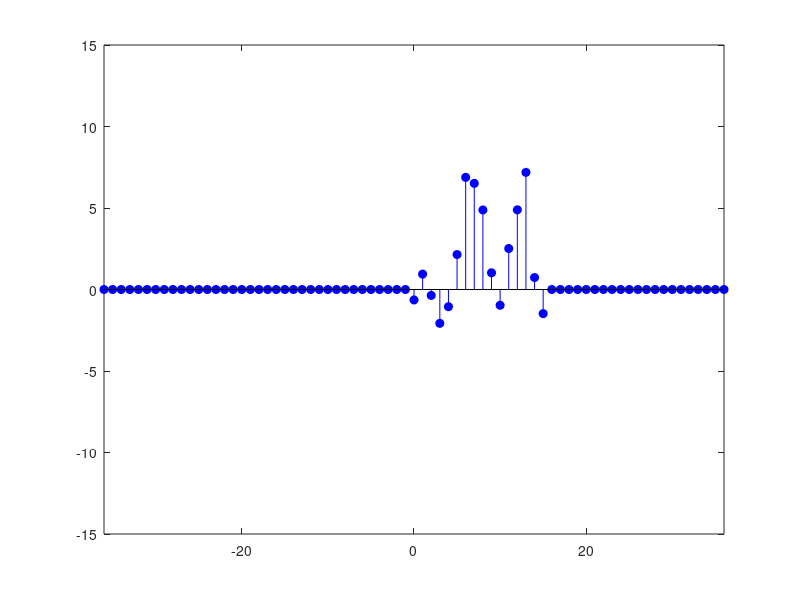

Recreate this plot in MATLAB. (Note: this script raises an error after producing the figure.)
%close all;

%% User Parameters
N = 16;                                             % Signal length [samples]
w_noise_var = 5;                                    % Variance of Gaussian white noise
noise_filt_N = 3;                                   % No. of samples over which the Gaussian white noise is smoothed
use_saved_seed = false;                             % Use a saved state for the random number generator
n_plot_periods = 2.2;                               % No. of periods (of length N) over which the x-axis shall be plotted
x_time_limits = ceil(n_plot_periods * N) * [-1 1];  % ^^^ belongs to above definition ^^^
y_time_limits = 15*[-1, 1];                         % Defines Y-Axis limits of time plots


%% Generate and plot finite-energy time signal x[n]
if use_saved_seed && exist('seed.mat', 'file')
    load('seed.mat');
    rng(seed);
end

% Gaussian white noise
white_noise = w_noise_var * randn(1, N);

% Signal that is to be analysed, smoothed by a rectangular filter of
% length noise_filt_N, and containing a small sinoid part.
signal = conv(white_noise, ones(1, noise_filt_N) ./ noise_filt_N, 'same') + ...
         3 * sin(3*2*pi*(0:N-1)/N);

% Plot our signal
t = (1:N) - 1;

f1 = figure('name', 'Finite-energy time signal');
f1_ax = axes();

% Plot main signal
stem(t, signal, 'filled', 'b');

% Add zero padding and vertical lines that separate the periods
hold on;
for ii = 2:ceil(n_plot_periods)
    stem(t + N*(ii-1), zeros(1, length(signal)), 'filled', 'b');
end
for ii = 1:ceil(n_plot_periods)
    stem(t - N*ii, zeros(1, length(signal)), 'filled', 'b');
end

xlim(x_time_limits);
ylim(y_time_limits);
add_vert_lines(gca, n_plot_periods, N);
f1_ax.XAxisLocation = 'origin';
f1_ax.YAxisLocation = 'origin';
title('Finite-energy time signal x[n]');


%% DTFT of finite-energy signal
f2 = figure('name', 'DTFT of finite-energy signal x[n], X(omega)');

t = 0:N-1;
omegas = n_plot_periods*(-2*pi:0.001:2*pi);
X_dtft = dtft(signal, t, omegas);

% Plot the DTFT of the finite-energy signal
plot(omegas, abs(X_dtft));

add_vert_lines(gca, n_plot_periods, 2*pi);

title('DTFT of finite-energy signal x[n], X(\omega)');

%% Nonperiodic autocorrelation of finite-energy signal
f4 = figure('name', 'Nonperiodic autocorrelation R_x[tau]');

taus = -1.5*N:1.5*N;
R_x_nonper = nonperiodic_autocorrelation(signal, taus);
stem(taus, R_x_nonper, 'filled', 'b');

title('Nonperiodic autocorrelation R_x[\tau]');
xlabel('Time Shift [samples]');


%% Energy Spectral Density S_X(omega) of finite-energy signal x[n]
f3 = figure('name', 'Energy Spectral Density S_X(omega) of finite-energy signal x[n]');

subplot(2,1,1);
omegas = n_plot_periods*(-2*pi:0.001:2*pi);
plot(omegas, abs(X_dtft).^2)

add_vert_lines(gca, n_plot_periods, 2*pi);
title('Energy Spectral Density S_X(\omega) from DTFT');
legend('S_x(\omega)');

subplot(2,1,2);
taus = -1.5*N:1.5*N;
omegas = n_plot_periods*(-2*pi:0.001:2*pi);
plot(omegas, abs(dtft(R_x_nonper, taus, omegas)))

add_vert_lines(gca, n_plot_periods, 2*pi);
title('Energy Spectral Density S_X(\omega) from nonperiodic autocorrelation');
legend('S_x(\omega)');


%% Plot periodic signal x_p[n]
f5 = figure('name', 'Periodic signal x_p[n]');
f5_ax = axes();

t = (1:N) - 1;
periodic_stem(t, signal, n_plot_periods, N);

xlim(x_time_limits);
ylim(y_time_limits);
add_vert_lines(gca, n_plot_periods, N);
f5_ax.XAxisLocation = 'origin';
f5_ax.YAxisLocation = 'origin';
title('Periodic signal x_p[n]');


%% DFT of periodic signal x_per[n]

% Generate the DFT of x[n].
% Note that, as the DFT assumes the signal to be N-periodic, we can give it
% one (the first) period of the nonperiodic signal.
X_dft = fft(signal);

% Add one period of the DFT to the DTFT plot to show that we align
% correctly in X- and Y-Axis.
figure(f2);
hold on;
stem(linspace(0,2*(N-1)/N*pi, N), abs(X_dft));
legend('DTFT of x[n], X(\omega)', 'DFT of x[n], X[k]');
f2_ax = gca;

% Make a new figure with the DFT plot alone, this time with periodicity
f6 = figure('name', 'DFT of periodic signal x_p[n], X[k]');
f6_ax = axes();

xlim(xlim(f2_ax));
ylim(ylim(f2_ax));

periodic_stem(linspace(0,2*(N-1)/N*pi, N), abs(X_dft), n_plot_periods, 2*pi);

add_vert_lines(gca, n_plot_periods, 2*pi);
title('DFT x_p[n], X[k]');
legend('X[k]');


%% Periodic Autocorrelation
f8 = figure('name', 'Periodic autocorrelation R_x[tau]');

tau = 0:N-1;
periodic_stem(tau, periodic_autocorrelation(signal, tau), n_plot_periods, N);

add_vert_lines(gca, 2, N);
title('Periodic autocorrelation R_x[\tau]');


%% Power Spectral Density PSD
f7 = figure('name', 'Power Spectral Density (PSD) phi_x[k] of periodic signal x_p[n]');

f2_sp = subplot(2,1,1);
omega = linspace(0,2*(N-1)/N*pi, N);
periodic_stem(omega, abs(X_dft).^2 / N, n_plot_periods, 2*pi);

add_vert_lines(gca, 2, 2*pi);
title('Power Spectral Density (PSD) \phi_x[k] from periodic autocorrelation');

subplot(2,1,2);
omega = linspace(0,2*(N-1)/N*pi, N);
tau = 0:N-1;
periodic_stem(omega, abs(dtft(periodic_autocorrelation(signal, tau), tau, omega)), n_plot_periods, 2*pi);

add_vert_lines(gca, 2, 2*pi);
title('Power Spectral Density (PSD) \phi_x[k] from DFT');


%% Discrete Time Fourier Transformation Function
function X = dtft(x, ns, omegas)
    % Calculates the Discrete Time Fourier Transformation of the signal x
    % according to
    %
    % X(omega) = sum( x[n] * e^( i*omega*n ) ) for n from -oo to oo
    %
    % Arguments:
    % x:        a vector of discrete time samples of a signal
    % ns:       a vector of time stamps at which the samples have been
    %           taken
    % omegas:   a vector of values for which the function is to be
    %           evaluated
    
    assert(isnumeric(x) && isvector(x));
    assert(isnumeric(ns) && isvector(ns));
    assert(isnumeric(omegas));
    assert(length(x) == length(ns));
    
    X = zeros(1, length(omegas));
    for ii = 1:length(omegas)
        for jj = 1:length(x)
            X(ii) = X(ii) + x(jj) * exp( -1i * ns(jj) * omegas(ii) ); 
        end
    end
end


%% Autocorrelation Function for Nonperiodic Signals
function R = nonperiodic_autocorrelation(x, taus)
    % Calculates the autocorrelation for nonperiodic, finite-energy
    % signals according to
    % 
    % R_x[tau] = sum( x[n] * x[n - tau] ) for n from -oo to oo
    %
    % Arguments:
    % x:    a vector of discrete time samples of a signal
    % taus: a vector of values for tau for which the function is to be
    %     	evaluated
    
    assert(isnumeric(x) && isvector(x));
    assert(isnumeric(taus) && isvector(taus));
    
    R = zeros(1, length(taus));
    for ii = taus(1):taus(end)
        if abs(ii) >= length(x)
            R(ii - taus(1) + 1) = 0;
        else
            x_shift = circshift(x, ii);

            if ii >= 0
                temp = x(1+ii:end) .* x_shift(1+ii:end);
            else
                temp = x(1:end+ii) .* x_shift(1:end+ii);
            end

            R(ii - taus(1) + 1) = sum(temp);
        end
    end
end


%% Autocorrelation Function for Nonperiodic Signals
function R = periodic_autocorrelation(x, taus)
    % Calculates the autocorrelation for nonperiodic, finite-energy
    % signals according to
    % 
    % R_x[tau] = 1/N * sum( x[n] * x[n - tau] ) for n from 0 to N-1
    % where x[n] is interpreted as periodic in N samples
    %
    % Arguments:
    % x:    a vector of discrete time samples of a signal
    % taus: a vector of values for tau for which the function is to be
    %     	evaluated
    
    assert(isnumeric(x) && isvector(x));
    assert(isnumeric(taus) && isvector(taus));
    
    R = zeros(1, length(taus));
    for ii = taus(1):taus(end)
            R(ii - taus(1) + 1) = sum(x .* circshift(x, ii));
    end
    
    R = R ./ length(x);
end

%%
function add_vert_lines(ax, n_periods, T)
    % Adds n_periods vertical lines at x = n*T except at zero
    
    hold(ax, 'on');
    
    for ii = 2:ceil(n_periods)
        line(ax,  T * (ii - 1) * [1 1], ylim(ax));
    end
    for ii = 1:ceil(n_periods)
        line(ax, -T * (ii - 1) * [1 1], ylim(ax));
    end
end

function periodic_stem(x, y, n_periods, T)
    
    stem(x, y, 'filled', 'b');
    hold on;

    dimmed_color = [88, 172, 250] ./ 256;
    for ii = 2:ceil(n_periods)
        stem(x + T*(ii-1), y, 'filled','Color', dimmed_color, 'MarkerEdgeColor', dimmed_color, 'MarkerFaceColor', dimmed_color);
    end
    for ii = 1:ceil(n_periods)
        stem(x - T*ii, y, 'filled','Color', dimmed_color, 'MarkerEdgeColor', dimmed_color, 'MarkerFaceColor', dimmed_color);
    end

    xlim(ceil(n_periods * T) * [-1 1]);
end
